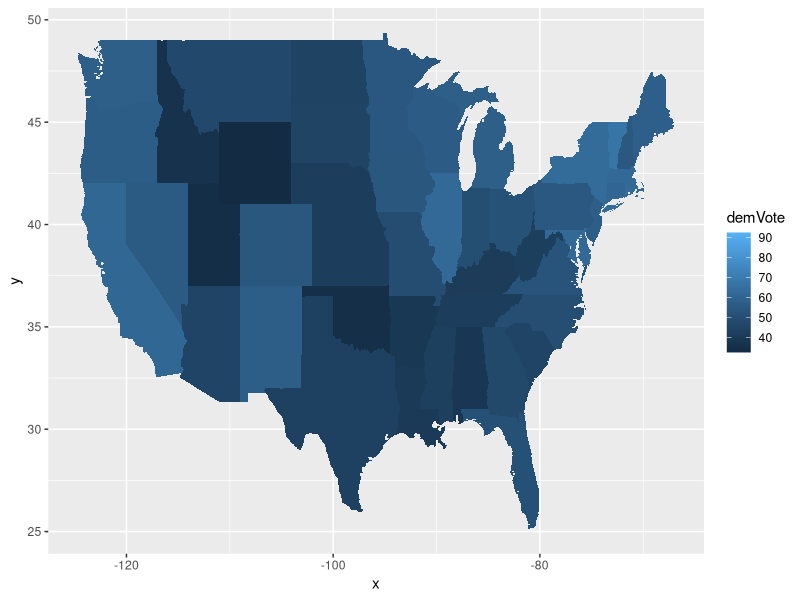
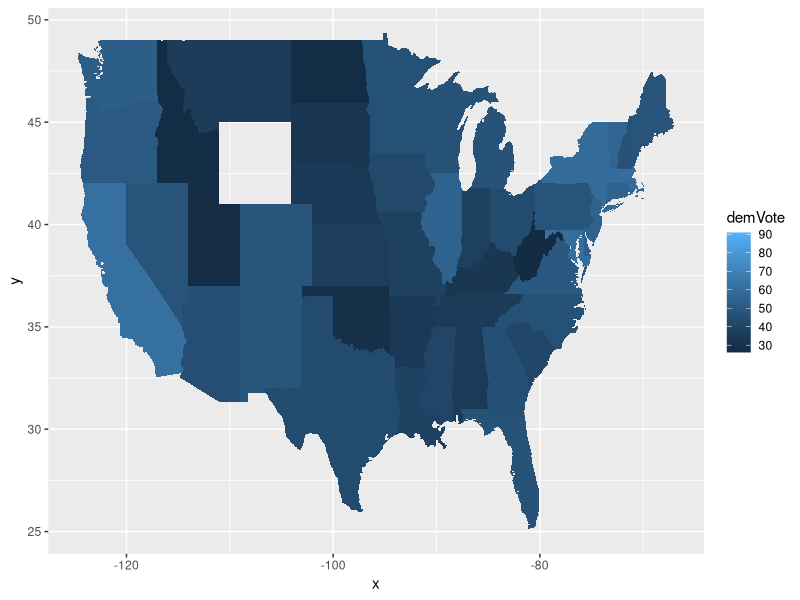

Here is the R script that generated these plots, in order:
## ---- chunk 1
knitr::opts_chunk$set(echo = TRUE)
library(tidyverse)
## ---- chunk 2
#install.packages("dslabs")
library(dslabs) 
data(heights)
glimpse(heights)
## ---- chunk 3


## ---- chunk 4

## ---- chunk 5

## ---- chunk 6

## ---- chunk 7


## ---- chunk 8


## ---- chunk 9

## ---- chunk 10

## ---- chunk 11


## ---- chunk 12


## ---- chunk 13
# install.packages("pscl")
library(pscl) # loads in the package that has this data. 
## You might need to install this...

# data for presidental elections
votedata <-  presidentialElections
glimpse(votedata)
## ---- chunk 14



## ---- chunk 15



## ---- chunk 16



## ---- chunk 17


## ---- chunk 18


## ---- chunk 19



## ---- chunk 20


## ---- chunk 21
library(maps)
votedata$state <- tolower(votedata$state)  ## states need to be lowercase for linking

states_map <- map_data("state") ## this gives us the lat and long for each point of each state.
  
map_plot <-  ggplot(data =  votedata %>% filter(year == 2008), aes(map_id = state)) +
    geom_map(aes(fill = demVote), map = states_map) +
    expand_limits(x = states_map$long, y = states_map$lat)
map_plot  
## ---- chunk 22
map_plot <-  ggplot(data =  votedata %>% filter(year == 2016), aes(map_id = state)) +
  geom_map(aes(fill = demVote), map = states_map)+
  expand_limits(x = states_map$long, y = states_map$lat)
map_plot  
## ---- chunk 23


## ---- chunk 24


## ---- chunk 25


## ---- chunk 26
library(palmerpenguins)
glimpse(penguins)
## ---- chunk 27


## ---- chunk 28


## ---- chunk 29


## ---- chunk 30



## ---- chunk 31



## ---- chunk 32
